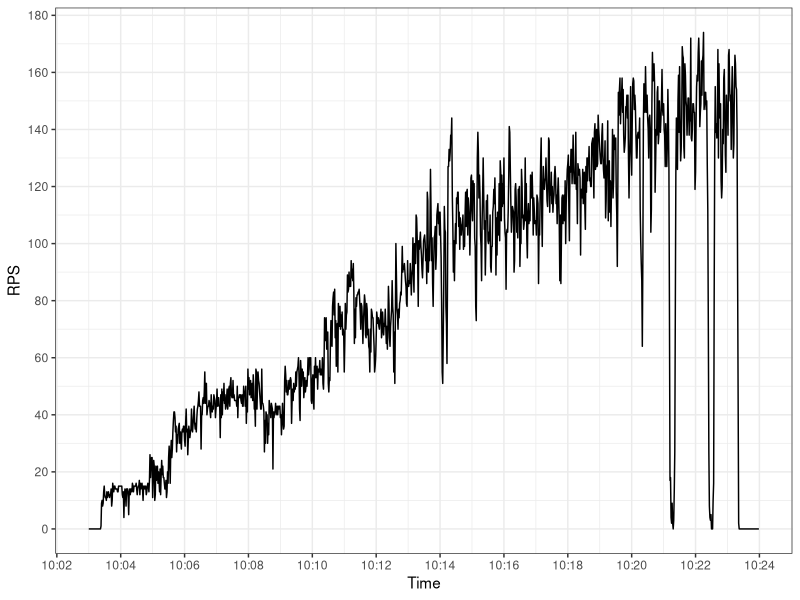

The R source for this figure:
library("ggplot2")
library("scales")

png(filename="rpstest.png", width=1280, height=1024)

dat = read.csv("rps.csv")
dat$time = as.POSIXct(dat$time, format = "%Y-%m-%dT%H:%M:%SZ")

ggplot(data=dat, aes(time)) +
geom_line(aes(y = rps)) +
theme_bw() +
scale_x_datetime(labels = date_format("%H:%M"), breaks = pretty_breaks(n=10)) +
scale_y_continuous(breaks=pretty_breaks(n=10)) +
labs(x = "Time", y = "RPS")


